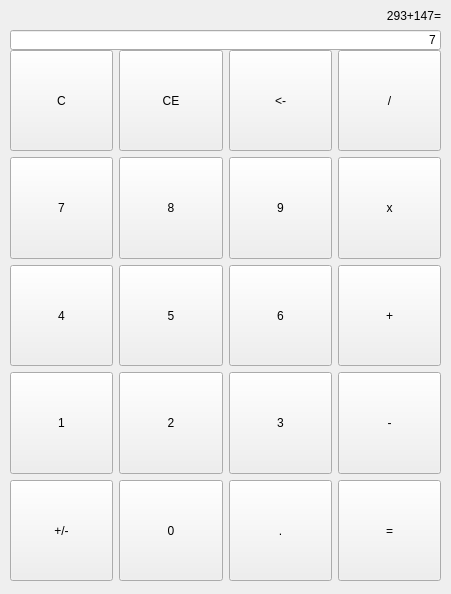
<?xml version="1.0" encoding="UTF-8"?>
<ui version="4.0">
 <class>MainWindow</class>
 <widget class="QMainWindow" name="MainWindow">
  <property name="geometry">
   <rect>
    <x>0</x>
    <y>0</y>
    <width>451</width>
    <height>594</height>
   </rect>
  </property>
  <property name="windowTitle">
   <string>Calculator</string>
  </property>
  <property name="styleSheet">
   <string notr="true">QWidger {
    color: white;
    background-color: #121212;
    font-family: Arial;
    font-size: 16p;
    font-weight: 600;
}</string>
  </property>
  <widget class="QWidget" name="centralwidget">
   <widget class="QWidget" name="gridLayoutWidget">
    <property name="geometry">
     <rect>
      <x>10</x>
      <y>50</y>
      <width>431</width>
      <height>531</height>
     </rect>
    </property>
    <layout class="QGridLayout" name="layout_buttons">
     <item row="2" column="0">
      <widget class="QPushButton" name="btn_4">
       <property name="sizePolicy">
        <sizepolicy hsizetype="Minimum" vsizetype="Expanding">
         <horstretch>0</horstretch>
         <verstretch>0</verstretch>
        </sizepolicy>
       </property>
       <property name="text">
        <string>4</string>
       </property>
       <property name="shortcut">
        <string>4</string>
       </property>
      </widget>
     </item>
     <item row="5" column="3">
      <widget class="QPushButton" name="btn_sub">
       <property name="sizePolicy">
        <sizepolicy hsizetype="Minimum" vsizetype="Expanding">
         <horstretch>0</horstretch>
         <verstretch>0</verstretch>
        </sizepolicy>
       </property>
       <property name="text">
        <string>=</string>
       </property>
       <property name="shortcut">
        <string>=</string>
       </property>
      </widget>
     </item>
     <item row="0" column="1">
      <widget class="QPushButton" name="btn_ce">
       <property name="sizePolicy">
        <sizepolicy hsizetype="Minimum" vsizetype="Expanding">
         <horstretch>0</horstretch>
         <verstretch>0</verstretch>
        </sizepolicy>
       </property>
       <property name="text">
        <string>CE</string>
       </property>
      </widget>
     </item>
     <item row="5" column="2">
      <widget class="QPushButton" name="btn_point">
       <property name="sizePolicy">
        <sizepolicy hsizetype="Minimum" vsizetype="Expanding">
         <horstretch>0</horstretch>
         <verstretch>0</verstretch>
        </sizepolicy>
       </property>
       <property name="text">
        <string>.</string>
       </property>
       <property name="shortcut">
        <string>.</string>
       </property>
      </widget>
     </item>
     <item row="3" column="2">
      <widget class="QPushButton" name="btn_3">
       <property name="sizePolicy">
        <sizepolicy hsizetype="Minimum" vsizetype="Expanding">
         <horstretch>0</horstretch>
         <verstretch>0</verstretch>
        </sizepolicy>
       </property>
       <property name="text">
        <string>3</string>
       </property>
       <property name="shortcut">
        <string>3</string>
       </property>
      </widget>
     </item>
     <item row="5" column="1">
      <widget class="QPushButton" name="btn_0">
       <property name="sizePolicy">
        <sizepolicy hsizetype="Minimum" vsizetype="Expanding">
         <horstretch>0</horstretch>
         <verstretch>0</verstretch>
        </sizepolicy>
       </property>
       <property name="text">
        <string>0</string>
       </property>
       <property name="shortcut">
        <string>0</string>
       </property>
      </widget>
     </item>
     <item row="2" column="1">
      <widget class="QPushButton" name="btn_5">
       <property name="sizePolicy">
        <sizepolicy hsizetype="Minimum" vsizetype="Expanding">
         <horstretch>0</horstretch>
         <verstretch>0</verstretch>
        </sizepolicy>
       </property>
       <property name="text">
        <string>5</string>
       </property>
       <property name="shortcut">
        <string>5</string>
       </property>
      </widget>
     </item>
     <item row="1" column="2">
      <widget class="QPushButton" name="btn_9">
       <property name="sizePolicy">
        <sizepolicy hsizetype="Minimum" vsizetype="Expanding">
         <horstretch>0</horstretch>
         <verstretch>0</verstretch>
        </sizepolicy>
       </property>
       <property name="text">
        <string>9</string>
       </property>
       <property name="shortcut">
        <string>9</string>
       </property>
      </widget>
     </item>
     <item row="2" column="2">
      <widget class="QPushButton" name="btn_6">
       <property name="sizePolicy">
        <sizepolicy hsizetype="Minimum" vsizetype="Expanding">
         <horstretch>0</horstretch>
         <verstretch>0</verstretch>
        </sizepolicy>
       </property>
       <property name="text">
        <string>6</string>
       </property>
       <property name="shortcut">
        <string>6</string>
       </property>
      </widget>
     </item>
     <item row="2" column="3">
      <widget class="QPushButton" name="btn_plus">
       <property name="sizePolicy">
        <sizepolicy hsizetype="Minimum" vsizetype="Expanding">
         <horstretch>0</horstretch>
         <verstretch>0</verstretch>
        </sizepolicy>
       </property>
       <property name="text">
        <string>+</string>
       </property>
       <property name="shortcut">
        <string>+</string>
       </property>
      </widget>
     </item>
     <item row="0" column="2">
      <widget class="QPushButton" name="btn_backspace">
       <property name="sizePolicy">
        <sizepolicy hsizetype="Minimum" vsizetype="Expanding">
         <horstretch>0</horstretch>
         <verstretch>0</verstretch>
        </sizepolicy>
       </property>
       <property name="text">
        <string>&lt;-</string>
       </property>
       <property name="shortcut">
        <string>Backspace</string>
       </property>
      </widget>
     </item>
     <item row="0" column="3">
      <widget class="QPushButton" name="btn_div">
       <property name="sizePolicy">
        <sizepolicy hsizetype="Minimum" vsizetype="Expanding">
         <horstretch>0</horstretch>
         <verstretch>0</verstretch>
        </sizepolicy>
       </property>
       <property name="text">
        <string>/</string>
       </property>
       <property name="shortcut">
        <string>/</string>
       </property>
      </widget>
     </item>
     <item row="3" column="3">
      <widget class="QPushButton" name="btn_calc">
       <property name="sizePolicy">
        <sizepolicy hsizetype="Minimum" vsizetype="Expanding">
         <horstretch>0</horstretch>
         <verstretch>0</verstretch>
        </sizepolicy>
       </property>
       <property name="text">
        <string>-</string>
       </property>
       <property name="shortcut">
        <string>-</string>
       </property>
      </widget>
     </item>
     <item row="1" column="3">
      <widget class="QPushButton" name="btn_mul">
       <property name="sizePolicy">
        <sizepolicy hsizetype="Minimum" vsizetype="Expanding">
         <horstretch>0</horstretch>
         <verstretch>0</verstretch>
        </sizepolicy>
       </property>
       <property name="text">
        <string>x</string>
       </property>
       <property name="shortcut">
        <string>*</string>
       </property>
      </widget>
     </item>
     <item row="0" column="0">
      <widget class="QPushButton" name="btn_clear">
       <property name="sizePolicy">
        <sizepolicy hsizetype="Minimum" vsizetype="Expanding">
         <horstretch>0</horstretch>
         <verstretch>0</verstretch>
        </sizepolicy>
       </property>
       <property name="text">
        <string>C</string>
       </property>
      </widget>
     </item>
     <item row="1" column="1">
      <widget class="QPushButton" name="btn_8">
       <property name="sizePolicy">
        <sizepolicy hsizetype="Minimum" vsizetype="Expanding">
         <horstretch>0</horstretch>
         <verstretch>0</verstretch>
        </sizepolicy>
       </property>
       <property name="text">
        <string>8</string>
       </property>
       <property name="shortcut">
        <string>8</string>
       </property>
      </widget>
     </item>
     <item row="3" column="1">
      <widget class="QPushButton" name="btn_2">
       <property name="sizePolicy">
        <sizepolicy hsizetype="Minimum" vsizetype="Expanding">
         <horstretch>0</horstretch>
         <verstretch>0</verstretch>
        </sizepolicy>
       </property>
       <property name="text">
        <string>2</string>
       </property>
       <property name="shortcut">
        <string>2</string>
       </property>
      </widget>
     </item>
     <item row="3" column="0">
      <widget class="QPushButton" name="btn_1">
       <property name="sizePolicy">
        <sizepolicy hsizetype="Minimum" vsizetype="Expanding">
         <horstretch>0</horstretch>
         <verstretch>0</verstretch>
        </sizepolicy>
       </property>
       <property name="text">
        <string>1</string>
       </property>
       <property name="shortcut">
        <string>1</string>
       </property>
      </widget>
     </item>
     <item row="5" column="0">
      <widget class="QPushButton" name="btn_neg">
       <property name="sizePolicy">
        <sizepolicy hsizetype="Minimum" vsizetype="Expanding">
         <horstretch>0</horstretch>
         <verstretch>0</verstretch>
        </sizepolicy>
       </property>
       <property name="text">
        <string>+/-</string>
       </property>
      </widget>
     </item>
     <item row="1" column="0">
      <widget class="QPushButton" name="btn_7">
       <property name="sizePolicy">
        <sizepolicy hsizetype="Minimum" vsizetype="Expanding">
         <horstretch>0</horstretch>
         <verstretch>0</verstretch>
        </sizepolicy>
       </property>
       <property name="text">
        <string>7</string>
       </property>
       <property name="shortcut">
        <string>7</string>
       </property>
      </widget>
     </item>
    </layout>
   </widget>
   <widget class="QLabel" name="lbl_temp">
    <property name="geometry">
     <rect>
      <x>10</x>
      <y>0</y>
      <width>431</width>
      <height>31</height>
     </rect>
    </property>
    <property name="sizePolicy">
     <sizepolicy hsizetype="Preferred" vsizetype="Maximum">
      <horstretch>0</horstretch>
      <verstretch>0</verstretch>
     </sizepolicy>
    </property>
    <property name="text">
     <string>293+147=</string>
    </property>
    <property name="alignment">
     <set>Qt::AlignRight|Qt::AlignTrailing|Qt::AlignVCenter</set>
    </property>
   </widget>
   <widget class="QLineEdit" name="ln_entry">
    <property name="geometry">
     <rect>
      <x>10</x>
      <y>30</y>
      <width>431</width>
      <height>20</height>
     </rect>
    </property>
    <property name="sizePolicy">
     <sizepolicy hsizetype="Expanding" vsizetype="Maximum">
      <horstretch>0</horstretch>
      <verstretch>0</verstretch>
     </sizepolicy>
    </property>
    <property name="text">
     <string>7</string>
    </property>
    <property name="maxLength">
     <number>10</number>
    </property>
    <property name="alignment">
     <set>Qt::AlignRight|Qt::AlignTrailing|Qt::AlignVCenter</set>
    </property>
    <property name="readOnly">
     <bool>true</bool>
    </property>
   </widget>
  </widget>
 </widget>
 <resources/>
 <connections/>
</ui>
